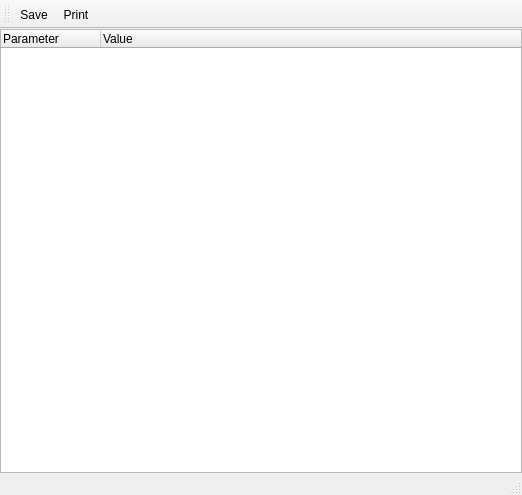
<?xml version="1.0" encoding="UTF-8"?>
<ui version="4.0">
 <class>SystemInfoWindow</class>
 <widget class="QMainWindow" name="SystemInfoWindow">
  <property name="geometry">
   <rect>
    <x>0</x>
    <y>0</y>
    <width>522</width>
    <height>495</height>
   </rect>
  </property>
  <property name="windowTitle">
   <string>System Information</string>
  </property>
  <widget class="QWidget" name="centralwidget">
   <layout class="QVBoxLayout" name="verticalLayout">
    <property name="leftMargin">
     <number>0</number>
    </property>
    <property name="topMargin">
     <number>0</number>
    </property>
    <property name="rightMargin">
     <number>0</number>
    </property>
    <property name="bottomMargin">
     <number>0</number>
    </property>
    <item>
     <widget class="QTreeWidget" name="tree">
      <property name="showDropIndicator" stdset="0">
       <bool>false</bool>
      </property>
      <property name="selectionMode">
       <enum>QAbstractItemView::ExtendedSelection</enum>
      </property>
      <property name="iconSize">
       <size>
        <width>16</width>
        <height>16</height>
       </size>
      </property>
      <column>
       <property name="text">
        <string>Parameter</string>
       </property>
      </column>
      <column>
       <property name="text">
        <string>Value</string>
       </property>
      </column>
     </widget>
    </item>
   </layout>
  </widget>
  <widget class="QMenuBar" name="menubar">
   <property name="geometry">
    <rect>
     <x>0</x>
     <y>0</y>
     <width>522</width>
     <height>21</height>
    </rect>
   </property>
  </widget>
  <widget class="QStatusBar" name="statusbar"/>
  <widget class="QToolBar" name="toolbar">
   <property name="windowTitle">
    <string notr="true">toolBar</string>
   </property>
   <property name="iconSize">
    <size>
     <width>16</width>
     <height>16</height>
    </size>
   </property>
   <property name="toolButtonStyle">
    <enum>Qt::ToolButtonTextBesideIcon</enum>
   </property>
   <attribute name="toolBarArea">
    <enum>TopToolBarArea</enum>
   </attribute>
   <attribute name="toolBarBreak">
    <bool>false</bool>
   </attribute>
   <addaction name="action_save"/>
   <addaction name="action_print"/>
  </widget>
  <action name="action_save">
   <property name="icon">
    <iconset resource="../resources/client.qrc">
     <normaloff>:/img/disk.png</normaloff>:/img/disk.png</iconset>
   </property>
   <property name="text">
    <string>Save</string>
   </property>
   <property name="shortcut">
    <string>Ctrl+S</string>
   </property>
  </action>
  <action name="action_print">
   <property name="icon">
    <iconset resource="../resources/client.qrc">
     <normaloff>:/img/printer.png</normaloff>:/img/printer.png</iconset>
   </property>
   <property name="text">
    <string>Print</string>
   </property>
   <property name="shortcut">
    <string>Ctrl+P</string>
   </property>
  </action>
 </widget>
 <resources>
  <include location="../resources/client.qrc"/>
 </resources>
 <connections/>
</ui>
